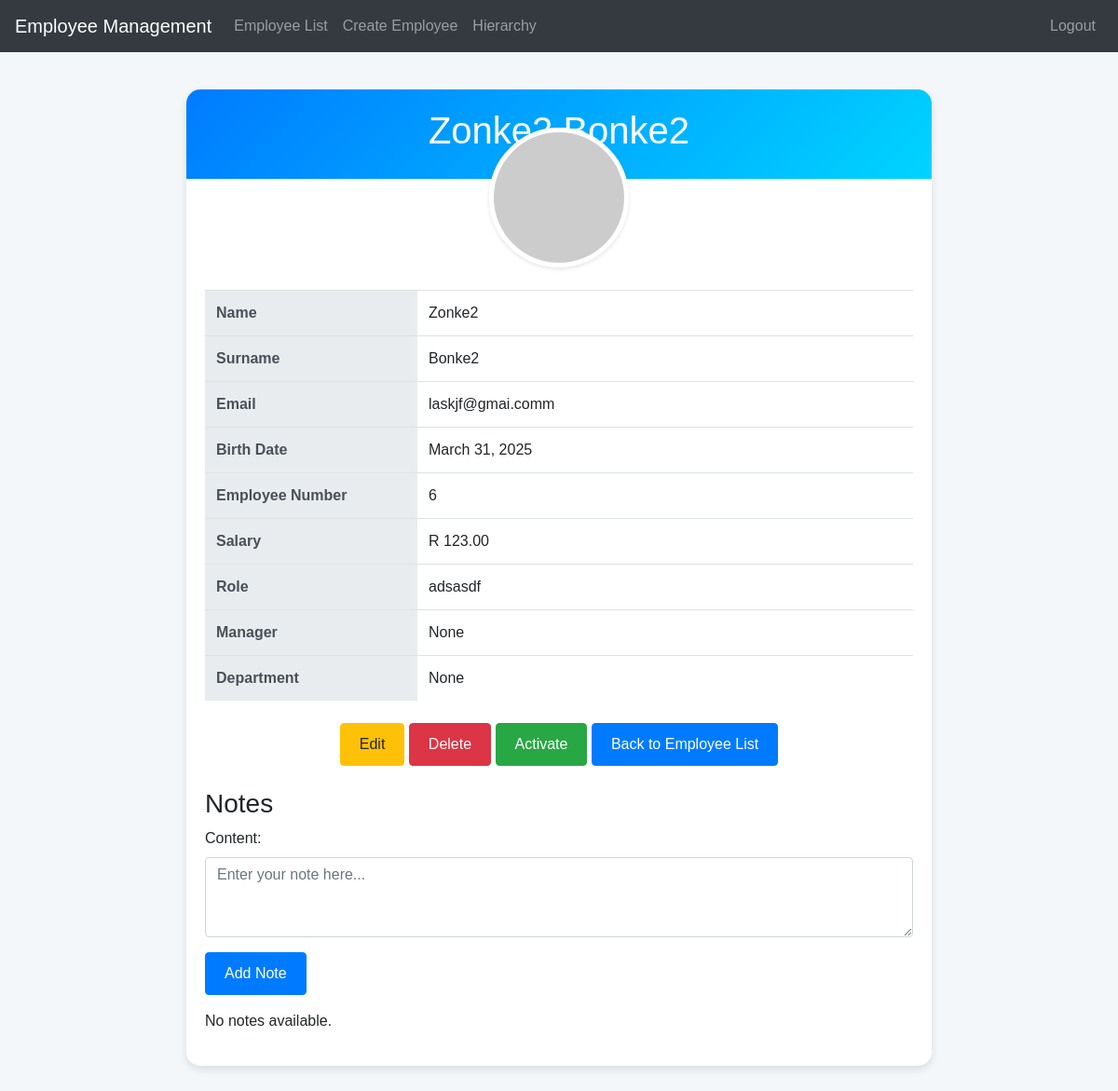
Page /employees/detail/9/ (signed in) on the earlier database version.
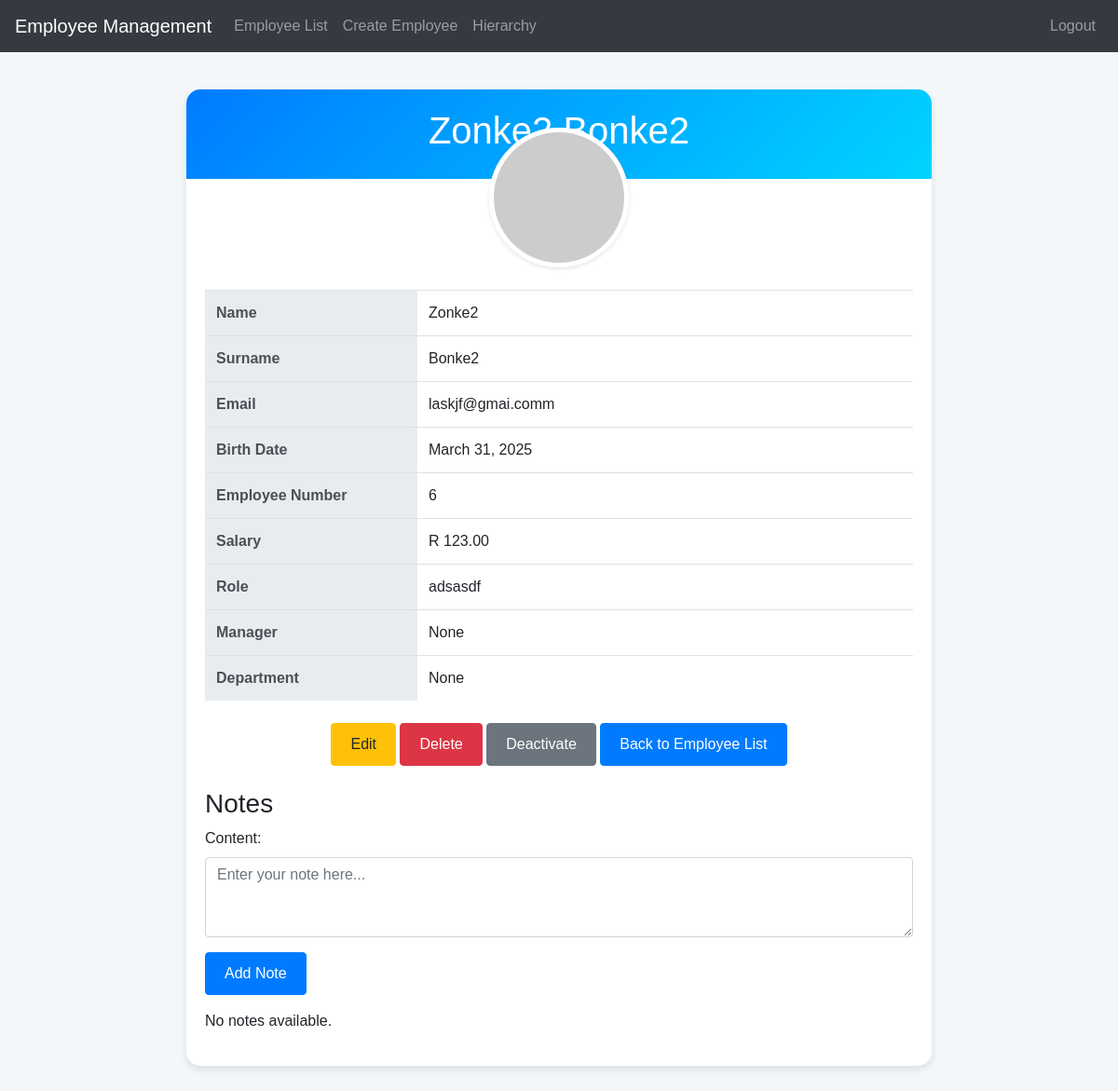
Same page on the later database version.
### employees/models.py (models this page shows, shortened)
class Employee(models.Model):
    GENDER_CHOICES = (
        ('M', 'Male'),
        ('F', 'Female'),
        ('O', 'Other'),
    )
    name = models.CharField(max_length=100)
    surname = models.CharField(max_length=100)
    email = models.EmailField(unique=True)
    birth_date = models.DateField()
    employee_number = models.IntegerField(unique=True)
    salary = models.DecimalField(max_digits=10, decimal_places=2)
    role = models.CharField(max_length=100)
    manager = models.ForeignKey('self', on_delete=models.SET_NULL, null=True, blank=True, related_name='subordinates')
    gender = models.CharField(max_length=1, choices=GENDER_CHOICES, default='O')
    department = models.ForeignKey(Department, on_delete=models.SET_NULL, null=True, blank=True)  # Added here
    is_active = models.BooleanField(default=True)
    def get_gravatar_url(self):
        email = self.email.strip().lower()
        gravatar_hash = hashlib.sha256(email.encode('utf-8')).hexdigest()
        return f"https://www.gravatar.com/avatar/{gravatar_hash}"
    class Meta:
        ordering = ['surname', 'name']

### employees/views.py (the view)
# urls.py: path('detail/<int:pk>/', views.employee_detail, name='employee_detail'),
@login_required
def employee_detail(request, pk):
    employee = get_object_or_404(Employee, pk=pk)
    if request.method == 'POST':
        note_form = NoteForm(request.POST)
        if note_form.is_valid():
            note = note_form.save(commit=False)
            note.employee = employee
            note.save()
            messages.success(request, "Note added successfully.")
            return redirect('employee_detail', pk=pk)
    else:
        note_form = NoteForm()
    return render(request, 'employees/employee_detail.html', {
        'employee': employee,
        'note_form': note_form,
        'notes': employee.notes.order_by('-created_at'),
    })

### employees/forms.py
class NoteForm(forms.ModelForm):
    class Meta:
        model = Note
        fields = ['content']
        widgets = {
            'content': forms.Textarea(attrs={'class': 'form-control', 'rows': 3, 'placeholder': 'Enter your note here...'}),
        }

### employees/templates/employees/employee_detail.html (shortened to what this page needs)
<!DOCTYPE html>
<html lang="en">
<head>
    <link rel="stylesheet" href="https://maxcdn.bootstrapcdn.com/bootstrap/4.5.2/css/bootstrap.min.css">
</head>
<body>
<nav class="navbar navbar-expand-lg navbar-dark bg-dark">
    <a class="navbar-brand" href="{% url 'employee_list' %}">Employee Management</a>
    <div class="collapse navbar-collapse" id="navbarNav">
        <ul class="navbar-nav">
            <li class="nav-item">
                <a class="nav-link" href="{% url 'employee_list' %}">Employee List</a>
            </li>
            <li class="nav-item">
                <a class="nav-link" href="{% url 'create_employee' %}">Create Employee</a>
            </li>
            <li class="nav-item">
                <a class="nav-link" href="{% url 'employee_hierarchy' %}">Hierarchy</a>
            </li>
        </ul>
        <ul class="navbar-nav ml-auto">
            <li class="nav-item">
                <a class="nav-link" href="{% url 'logout' %}">Logout</a>
            </li>
        </ul>
    </div>
</nav>
<div class="employee-card">
    <div class="employee-header">
        <h1>{{ employee.name }} {{ employee.surname }}</h1>
    </div>
    <div class="text-center">
        <img src="{{ employee.get_gravatar_url }}" alt="Gravatar" class="employee-avatar">
    </div>
    <div class="mt-4">
        <table class="table info-table">
            <tr>
                <th>Name</th>
                <td>{{ employee.name }}</td>
            </tr>
            <tr>
                <th>Surname</th>
                <td>{{ employee.surname }}</td>
            </tr>
            <tr>
                <th>Email</th>
                <td>{{ employee.email }}</td>
            </tr>
            <tr>
                <th>Birth Date</th>
                <td>{{ employee.birth_date }}</td>
            </tr>
            <tr>
                <th>Employee Number</th>
                <td>{{ employee.employee_number }}</td>
            </tr>
            <tr>
                <th>Salary</th>
                <td>R {{ employee.salary }}</td>
            </tr>
            <tr>
                <th>Role</th>
                <td>{{ employee.role }}</td>
            </tr>
            <tr>
                <th>Manager</th>
                <td>
                    {% if employee.manager %}
                        {{ employee.manager.name }} {{ employee.manager.surname }}
                    {% else %}
                        None
                    {% endif %}
                </td>
            </tr>
            <tr>
                <th>Department</th>
                <td>
                    {% if employee.department %}
                        {{ employee.department.name }}
                    {% else %}
                        None
                    {% endif %}
                </td>
            </tr>
        </table>
    </div>
    <div class="mt-4 text-center">
        <a href="{% url 'edit_employee' employee.pk %}" class="btn btn-warning">Edit</a>
        <a href="{% url 'delete_employee' employee.pk %}" class="btn btn-danger">Delete</a>
        <form method="post" action="{% url 'toggle_employee_status' employee.pk %}" style="display: inline;">
            <button type="submit" class="btn {% if employee.is_active %}btn-secondary{% else %}btn-success{% endif %}">
                {% if employee.is_active %}Deactivate{% else %}Activate{% endif %}
            </button>
        </form>
        <a href="{% url 'employee_list' %}" class="btn btn-primary">Back to Employee List</a>
    </div>
    <div class="mt-4 notes-section">
        <h3>Notes</h3>
        <form method="post">
            {{ note_form.as_p }}
            <button type="submit" class="btn btn-primary">Add Note</button>
        </form>
        <div class="mt-3">
            {% for note in notes %}
            <div class="note-item">
                <p>{{ note.content }}</p>
                <p class="note-date">Added on {{ note.created_at }}
                    <a href="{% url 'delete_note' note.id %}" class="btn btn-danger btn-sm float-right"
                        onclick="return confirm('Are you sure you want to delete this note?');">Delete</a>
                </p>
            </div>
            {% empty %}
            <p>No notes available.</p>
            {% endfor %}
        </div>
    </div>
</div>
</body>
</html>

### employees/templates/employees/employee_detail.html (style rules this page uses)
body { background-color: #f4f7fa; font-family: 'Arial', sans-serif; }
.employee-card { background: #ffffff; border-radius: 15px; box-shadow: 0 4px 8px rgba(0, 0, 0, 0.1); padding: 20px; max-width: 800px; margin: 40px auto; }
.employee-header { background: linear-gradient(135deg, #007bff, #00d4ff); color: white; padding: 20px; border-radius: 15px 15px 0 0; text-align: center; margin: -20px -20px 20px -20px; }
.employee-avatar { border: 5px solid white; border-radius: 50%; width: 150px; height: 150px; object-fit: cover; margin-top: -75px; background: #fff; box-shadow: 0 2px 4px rgba(0, 0, 0, 0.1); }
.info-table th { background-color: #e9ecef; width: 30%; font-weight: 600; color: #495057; }
.info-table td { color: #212529; }
.btn { padding: 10px 20px; font-size: 16px; transition: all 0.3s ease; }
.notes-section { margin-top: 20px; }

Differences in the rows shown:
changed Employee "Zonke2": is_active False → True (drawn)
Other differences:
text no longer shown: "Activate"
text now shown: "Deactivate"
